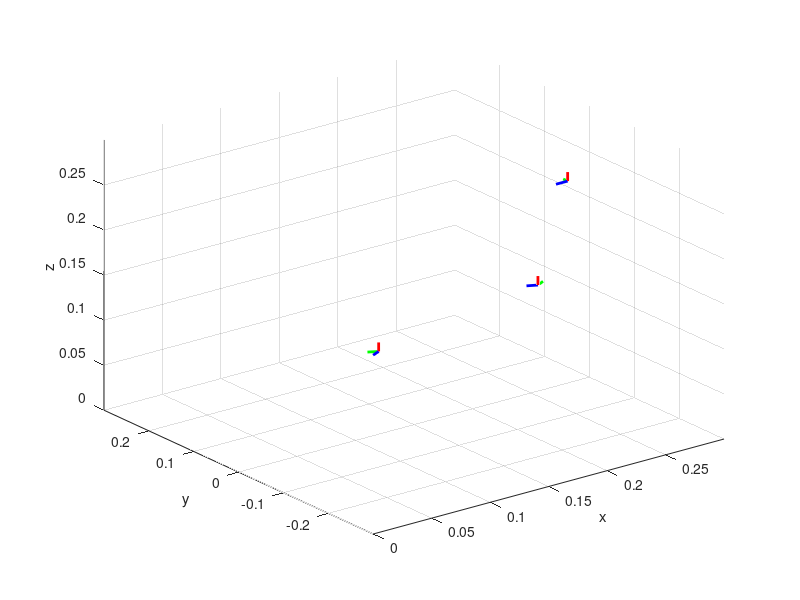

Recreate this plot in MATLAB. (Note: this script raises an error after producing the figure.)
% RBE 501 Team 3 Task 1 Code
clear all; close all; clc;
addpath('mr')

vConst = 1.5;

%% Screws and Link Info
l1 = 36.076e-3; l2 = 60.10e-3; l3 = 128e-3; l4 = 24e-3; l5 = 124e-3; l6 = 133.4e-3;

S1 = [0 0 1 0 0 0]';
S2 = [0 1 0 -(l1+l2) 0 0]';
S3 = [0 1 0 -(l1+l2+l3) 0 l4]';
S4 = [0 1 0 -(l1+l2+l3) 0 (l4+l5)]';
Slist = cat(2,S1,S2,S3,S4);

M = [[0 0 -1 (l4+l5+l6)]; ...
    [0 1 0 0]; ...
    [1 0 0 (l1+l2+l3)]; ...
    [0 0 0 1]]; % Home Config of robot

A = [0.185 -0.185 0.185]'; % Locations to reach
B = [0.185 0.170 0.030]';

tA = atan2(A(2),A(1)) % Find base angle of rotation, assuming straight approach from J1
tB = atan2(B(2),B(1))

Tsd_A = [[0 -sin(tA) -cos(tA); 0 cos(tA) -sin(tA); 1 0 0] A; 0 0 0 1] % Desired transform
Tsd_B = [[0 -sin(tB) -cos(tB); 0 cos(tB) -sin(tB); 1 0 0] B; 0 0 0 1]

%% Plotting Derived Axes
xhatM = cat(2, (M(1:3,4)), (10e-3*M(1:3,1) + M(1:3,4)));
yhatM = cat(2, (M(1:3,4)), (10e-3*M(1:3,2) + M(1:3,4)));
zhatM = cat(2, (M(1:3,4)), (10e-3*M(1:3,3) + M(1:3,4)));
plot3(xhatM(1,:),xhatM(2,:),xhatM(3,:),'Color','r','LineWidth',2);
hold on; grid on; xlim([0 0.3]); ylim([-0.3 0.3]); zlim([0 0.3]); xlabel('x'); ylabel('y'); zlabel('z');
plot3(yhatM(1,:),yhatM(2,:),yhatM(3,:),'Color','g','LineWidth',2);
plot3(zhatM(1,:),zhatM(2,:),zhatM(3,:),'Color','b','LineWidth',2);

xhatA = cat(2, (A(1:3)), (10e-3*Tsd_A(1:3,1) + A(1:3)));
yhatA = cat(2, (A(1:3)), (10e-3*Tsd_A(1:3,2) + A(1:3)));
zhatA = cat(2, (A(1:3)), (10e-3*Tsd_A(1:3,3) + A(1:3)));
plot3(xhatA(1,:),xhatA(2,:),xhatA(3,:),'Color','r','LineWidth',2);
plot3(yhatA(1,:),yhatA(2,:),yhatA(3,:),'Color','g','LineWidth',2);
plot3(zhatA(1,:),zhatA(2,:),zhatA(3,:),'Color','b','LineWidth',2);

xhatB = cat(2, (B(1:3)), (10e-3*Tsd_B(1:3,1) + B(1:3)));
yhatB = cat(2, (B(1:3)), (10e-3*Tsd_B(1:3,2) + B(1:3)));
zhatB = cat(2, (B(1:3)), (10e-3*Tsd_B(1:3,3) + B(1:3)));
plot3(xhatB(1,:),xhatB(2,:),xhatB(3,:),'Color','r','LineWidth',2);
plot3(yhatB(1,:),yhatB(2,:),yhatB(3,:),'Color','g','LineWidth',2);
plot3(zhatB(1,:),zhatB(2,:),zhatB(3,:),'Color','b','LineWidth',2);

%% IK
guess_thetalistA = [deg2rad(-45) deg2rad(-5) deg2rad(24) deg2rad(-19)]';
guess_thetalistB = [deg2rad(42) deg2rad(53) deg2rad(36) deg2rad(-89)]';

for i = (tA+0.001):-0.0001:(tA-0.001)
    eomg = 0.001;
    ev = 0.0001;
    Tsd_A = [[0 -sin(i) -cos(i); 0 cos(i) -sin(i); 1 0 0] A; 0 0 0 1];
    [gen_thetalistA, success] = IKinSpace(Slist,M,Tsd_A,guess_thetalistA,eomg,ev);
    if success == 1
        disp(['Generated Theta Values for A: ', num2str(rad2deg(gen_thetalistA(:)'))]);
        break;
    else
        % disp('IK for A Failed');
    end
end

for j = (tB-0.001):0.0001:(tB+0.001)
    eomg = 0.001;
    ev = 0.0001;
    Tsd_B = [[0 -sin(j) -cos(j); 0 cos(j) -sin(j); 1 0 0] B; 0 0 0 1];
    [gen_thetalistB, success] = IKinSpace(Slist,M,Tsd_B,guess_thetalistB,eomg,ev);
    if success == 1
        disp(['Generated Theta Values for B: ', num2str(rad2deg(gen_thetalistB(:)'))]);
        break;
    else
        % disp('IK for B Failed');
    end
end

%% Task 2 LSPB with Stop at C - Current Position Control
Tsd_C = [[0 0 -1 0.185];[0 1 0 0];[1 0 0 0.2];[0 0 0 1]];
t0 = 0;
tf = 4.5;
qi = gen_thetalistA;

%generate joint angles for point c
thetalistc_guess = [deg2rad(0); deg2rad(-5); deg2rad(25); deg2rad(-20)];
[gen_thetalistC, success] = IKinSpace(Slist,M,Tsd_C,thetalistc_guess,eomg,ev);
qf = gen_thetalistC;

t2_p1_V_J1 = vConst*(qf(1)-qi(1))/tf;
t2_p1_V_J2 = vConst*(qf(2)-qi(2))/tf;
t2_p1_V_J3 = vConst*(qf(3)-qi(3))/tf;
t2_p1_V_J4 = vConst*(qf(4)-qi(4))/tf;

t2_p1_V = cat(1,t2_p1_V_J1,t2_p1_V_J2,t2_p1_V_J3,t2_p1_V_J4);

t2_p1_tb = mean((qi(:) - qf(:) + t2_p1_V(:)*tf)./t2_p1_V(:));

N = tf*100;
tpoints1 = linspace(0,tf,N);

for i=1:N
    t = tpoints1(i);
    for j = 1:4
        alpha = (t2_p1_V(j)/t2_p1_tb);
        if t <= t2_p1_tb
            t2_qs_p1(j,i) = qi(j) + alpha/2*t^2;
        elseif (t > t2_p1_tb && t <= (tf-t2_p1_tb))
            t2_qs_p1(j,i) = (qi(j) + qf(j) - t2_p1_V(j)*tf)/2 + t2_p1_V(j)*t;
        elseif t > (tf-t2_p1_tb) && t <= tf
            t2_qs_p1(j,i) =  qf(j) - alpha/2*tf^2 + alpha*tf*t - alpha/2*t^2;
        end
    end
end
t2_qs_p1 = rad2deg(t2_qs_p1);

for i = 1:100
    for j = 1:4
        t2_qs_stop(j,i) = rad2deg(qf(j));
    end
end

tpoints_stop = linspace(tf,tf+1,100);

qi = gen_thetalistC; qf = gen_thetalistB;

t2_p2_V_J1 = vConst*(qf(1)-qi(1))/tf;
t2_p2_V_J2 = vConst*(qf(2)-qi(2))/tf;
t2_p2_V_J3 = vConst*(qf(3)-qi(3))/tf;
t2_p2_V_J4 = vConst*(qf(4)-qi(4))/tf;

t2_p2_V = cat(1,t2_p2_V_J1,t2_p2_V_J2,t2_p2_V_J3,t2_p2_V_J4);

tb = (qi(1) - qf(1) + t2_p2_V_J1*tf)/t2_p2_V_J1;

tpoints2 = linspace(0,tf,N);

for i=1:N
    t = tpoints2(i);
    for j = 1:4
        alpha = (t2_p2_V(j)/tb);
        if t <= tb
            t2_qs_p2(j,i) = qi(j) + (t2_p2_V(j)/(2*tb))*t^2;
        elseif (t > tb && t <= (tf-tb))
            t2_qs_p2(j,i) = (qi(j) + qf(j) - t2_p2_V(j)*tf)/2 + t2_p2_V(j)*t;
        elseif t > (tf-tb) && t <= tf
            t2_qs_p2(j,i) =  qf(j) - alpha/2*tf^2 + alpha*tf*t - alpha/2 * t^2;
        end
    end
end
t2_qs_p2 = rad2deg(t2_qs_p2);

t2_qs = cat(2,t2_qs_p1,t2_qs_stop,t2_qs_p2);

tpoints2 = (tpoints2(:) + 5.5)';
tpoints = cat(2,tpoints1,tpoints_stop,tpoints2);

t2_vels = zeros(4,1000);
for i = 2:1000
    for j=1:4
        t2_vels(j,i) = (t2_qs(j,i) - t2_qs(j,i-1)) / (tpoints(i) - tpoints(i-1));
    end
end
% t2_vels = rad2deg(t2_vels);

t2_accs = zeros(4,999);
for i = 1:999
    for j = 1:4
        t2_accs(j,i) = (t2_vels(j,i+1) - t2_vels(j,i)) / (tpoints(i+1) - tpoints(i));
    end
end
% t2_accs = rad2deg(t2_accs);

t2_pos_plot = figure;
plot(tpoints,t2_qs(1,:)); hold on; grid on;
plot(tpoints,t2_qs(2,:));
plot(tpoints,t2_qs(3,:));
plot(tpoints,t2_qs(4,:));
xlabel('Time, $t$ (s)',Interpreter='latex'); ylabel('Joint Position, $q$ (deg)',Interpreter='latex')
legend('Joint 1','Joint 2','Joint 3','Joint 4','Location','best'); title('Joint Positions LSPB with Pause',Interpreter='latex');
t2_vel_plot = figure;
plot(tpoints,t2_vels(1,:)); hold on; grid on;
plot(tpoints,t2_vels(2,:));
plot(tpoints,t2_vels(3,:));
plot(tpoints,t2_vels(4,:));
xlabel('Time, t (s)'); ylabel('Joint Velocities, $\dot{q}$ ($\frac{\mathrm{deg}}{\mathrm{s}}$)',Interpreter='latex')
legend('Joint 1','Joint 2','Joint 3','Joint 4','Location','best'); title('Joint Velocities LSPB with Pause',Interpreter='latex');
t2_acc_plot = figure;
plot(tpoints(1:999),t2_accs(1,:)); hold on; grid on;
plot(tpoints(1:999),t2_accs(2,:));
plot(tpoints(1:999),t2_accs(3,:));
plot(tpoints(1:999),t2_accs(4,:));
xlabel('Time, $t$ (s)',Interpreter='latex'); ylabel('Joint Accelerations, $\ddot{q}$ ($\frac{\mathrm{deg}}{\mathrm{s}^2}$)',Interpreter='latex')
legend('Joint 1','Joint 2','Joint 3','Joint 4','Location','best'); title('Joint Accelerations LSPB with Pause',Interpreter='latex');

%% Task 3 Stitched LSPB with Constant Velocity at C - Vel Control
qA = gen_thetalistA; qB = gen_thetalistB; qC = gen_thetalistC;

% Joint 1 - Constant Velocity LSPB
tf = 10;
t3_V_J1 = vConst*((qC(1) - qA(1)) + (qB(1) - qC(1)))./tf;
tb = (((qA(1) - qC(1)) + (qC(1) - qB(1))) + t3_V_J1*tf)/t3_V_J1;

N = 2000;
t3_tpoints = linspace(0,tf,N);

t3_vels = zeros(4,N);

for i = 1:N
    t = t3_tpoints(i);
    if t <= tb
        t3_vels(1,i) = t3_V_J1/(tb)*t;
    elseif (t > tb && t <= (tf-tb))
        t3_vels(1,i) = t3_V_J1;
    elseif(t > (tf-tb) && t <= tf)
        t3_vels(1,i) = t3_V_J1/tb*tf - t3_V_J1/tb*t;
    end
end

% Joints 2-4 - Zero Velocity at Waypoint

tf = 5;
t3A_V = zeros(4,1);
t3A_V(2:4) = vConst*(qC(2:4) - qA(2:4))/tf;
t3A_tb = mean((qA(2:4) - qC(2:4) + t3A_V(2:4)*tf) ./ (t3A_V(2:4)));
t3A_tpoints = linspace(0,tf,1000);

t3A_vels = zeros(4,1000);
for i = 1:1000
    for j = 2:4
        t = t3A_tpoints(i);
        if t <= t3A_tb
            t3A_vels(j,i) = t3A_V(j)/(t3A_tb)*t;
        elseif (t > t3A_tb && t <= (tf-t3A_tb))
            t3A_vels(j,i) = t3A_V(j);
        elseif(t > (tf-t3A_tb) && t <= tf)
            t3A_vels(j,i) = t3A_V(j)/t3A_tb*tf - t3A_V(j)/t3A_tb*t;
        end
    end
end

t3B_V = zeros(4,1);
t3B_V(2:4) = vConst*(qB(2:4) - qC(2:4))/tf;
t3B_tb = mean(((qC(2:4) - qB(2:4)) + t3B_V(2:4)*tf)./t3B_V(2:4));
t3B_tpoints = linspace(0,tf,1000);

t3B_vels = zeros(4,1000);
for i = 1:1000
    for j = 2:4
        t = t3B_tpoints(i);
        if t <= t3B_tb
            t3B_vels(j,i) = t3B_V(j)/(t3B_tb)*t;
        elseif (t > t3B_tb && t <= (tf-t3B_tb))
            t3B_vels(j,i) = t3B_V(j);
        elseif(t > (tf-t3B_tb) && t <= tf)
            t3B_vels(j,i) = t3B_V(j)/t3B_tb*tf - t3B_V(j)/t3B_tb*t;
        end
    end
end

t3B_tpoints = t3B_tpoints(:) + tf;
t3_vels = cat(2,t3A_vels,t3B_vels) + t3_vels;
t3_vels = rad2deg(t3_vels);

t3_qs_1 = cumtrapz(t3_tpoints,t3_vels(1,:)) + rad2deg(qA(1));
t3_qs_2 = cumtrapz(t3_tpoints,t3_vels(2,:)) + rad2deg(qA(2));
t3_qs_3 = cumtrapz(t3_tpoints,t3_vels(3,:)) + rad2deg(qA(3));
t3_qs_4 = cumtrapz(t3_tpoints,t3_vels(4,:)) + rad2deg(qA(4));

int_time = linspace(0,10,size(t3_qs_1,2));

t3_vels_plot = figure;
subplot(2,2,1);
plot(t3_tpoints,t3_vels(1,:)); grid on;
subplot(2,2,2);
plot(t3_tpoints,t3_vels(2,:)); grid on;
subplot(2,2,3);
plot(t3_tpoints,t3_vels(3,:)); grid on;
subplot(2,2,4);
plot(t3_tpoints,t3_vels(4,:)); grid on;
t3_vel_axes = axes(t3_vels_plot,'visible','off');
t3_vel_axes.Title.Visible='on';
t3_vel_axes.XLabel.Visible='on';
t3_vel_axes.YLabel.Visible='on';
ylabel(t3_vel_axes,'Joint Velocity, $\dot{q}$ ($\frac{\mathrm{deg}}{\mathrm{s}}$)',Interpreter='latex');
xlabel(t3_vel_axes,'Time, $t$ (s)',Interpreter='latex');
title(t3_vel_axes,'Joint Velocities for Stitched LSPB with Constant Velcoity Traversing Waypoint C',Interpreter='latex');

t3_int_pos_plot = figure;
subplot(2,2,1);
plot(int_time,t3_qs_1); grid on;
subplot(2,2,2);
plot(int_time,t3_qs_2); grid on;
subplot(2,2,3);
plot(int_time,t3_qs_3); grid on;
subplot(2,2,4);
plot(int_time,t3_qs_4); grid on;
t3_int_axes = axes(t3_int_pos_plot,'visible','off');
t3_int_axes.Title.Visible='on';
t3_int_axes.XLabel.Visible='on';
t3_int_axes.YLabel.Visible='on';
ylabel(t3_int_axes,'Calculated Joint Positions, $q$ (deg)',Interpreter='latex');
xlabel(t3_int_axes,'Time, $t$ (s)',Interpreter='latex');
title(t3_int_axes,'Joint Positions for Stitched LSPB with Constant Velcoity Traversing Waypoint C',Interpreter='latex');

%% Task 4

l0 = 36.08 *10^(-3);%m between earth and j1
l1 = 60.25 *10^(-3); %m between j1 and j2
l2z = 127.85 *10^(-3);%m between j2 and j3
l2x = 24.81 *10^(-3);%m
l3 = 123.91 *10^(-3);%m between j3 and j4
l4 = 141.84 *10^(-3);%m between j4 and ee

M01 = [[1, 0, 0, -0.00431]; [0, 1, 0, -0.00101]; [0, 0, 1, 0.02479+l0/2]; [0, 0, 0, 1]];
M12 = [[1, 0, 0, 0.00192]; [0, 1, 0, -0.00065]; [0, 0, 1, 0.09653+l1-0.02479]; [0, 0, 0, 1]];
M23 = [[1, 0, 0, 0.08565+l2x-0.00192]; [0, 1, 0, -0.00050]; [0, 0, 1, 0.00163+l2z-0.09653]; [0, 0, 0, 1]];
M34 = [[1, 0, 0, 0.06252+l3-0.08565]; [0, 1, 0, 0]; [0, 0, 1, 0.00475]; [0, 0, 0, 1]];
M45 = [[0, 0, -1, l4-0.06525]; [0, 1, 0, 0]; [1, 0, 0, 0]; [0, 0, 0, 1]];

% inertia
m_motor = 0.087;
m_J2J3 = 0.059;
m_J3J4 = 0.039;
m_gripper = 0.216;

m_l1 = m_motor;
m_l2 = m_motor + m_J2J3;
m_l3 = m_motor + m_J3J4;
m_l4 = m_motor + m_gripper;

G1 = diag([31201*10^(-9), 30329*10^(-9), 19507*10^(-9), m_l1, m_l1, m_l1]);
G2 = diag([188396*10^(-9), 186754*10^(-9), 40911*10^(-9), m_l2, m_l2, m_l2]);
G3 = diag([23938*10^(-9), 121558*10^(-9), 132281*10^(-9), m_l3, m_l3, m_l3]);
G4 = diag([122201*10^(-9), 133733*10^(-9), 186759*10^(-9), m_l4, m_l4, m_l4]);
Glist = cat(3, G1, G2, G3, G4);
Mlist = cat(3, M01, M12, M23, M34, M45);

thetalist = gen_thetalistA;
dthetalist = zeros(4,1);
ddthetalist = zeros(4,1);
g = [0; 0; -9.8];

% Ftip = [0; 0; 0; 0; 0; -9.81*1.34];
% 
% taulist = InverseDynamics(thetalist, dthetalist, ddthetalist, g, Ftip, Mlist, Glist, Slist);
% disp(taulist)

taulist1 = [0.0195 0.0523 -1.0863 -0.2802]';
taulist2 = [0.0266 0.3059 -1.2591 -0.3185]';
taulist3 = [0.0284 0.3702 -1.3029 -0.3282]';

taulist = cat(2,taulist1,taulist2,taulist3);

currentlist1 = 0.001*[-1.6779 -351.2714 105.0698 -86.1333]';
currentlist2 = 0.001*[4.8525 -301.0163 108.4967 -82.2824]';
currentlist3 = 0.001*[40.1918 -376.2308 117.5688 -79.3286]';

currentlist = cat(2,currentlist1,currentlist2,currentlist3);

figure
plot(currentlist,taulist);
legend;

